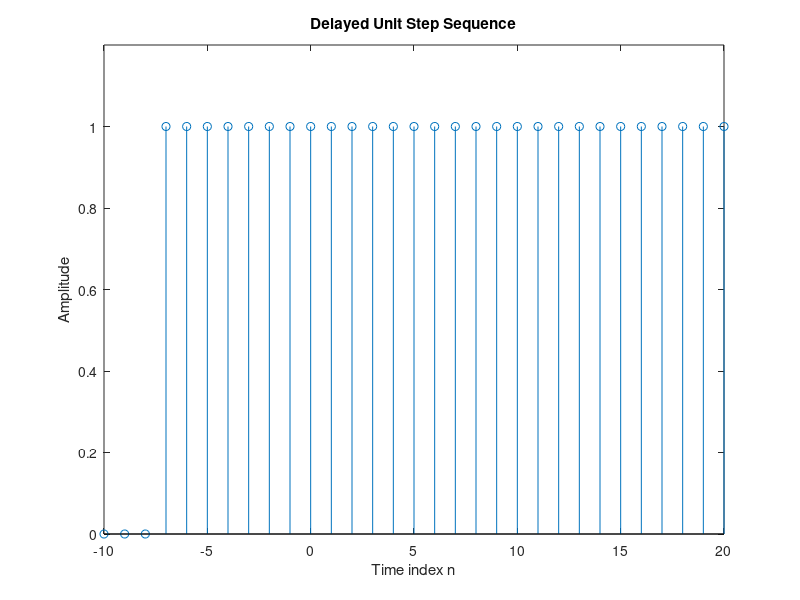

MATLAB code to generate this figure:
% Generate a unit sample sequence
clf;
% Generate a vector from -10 to 20
n = -10:20;
% Generate the unit sample sequence
u = [zeros(1,10) 1 zeros(1,20)]; % Fill up the blank
% Plot the unit sample sequence
stem(n,u);
xlabel('Time index n');
ylabel('Amplitude');
title('Unit Sample Sequence');
axis([-10 20 0 1.2]);

% Plot the unit step sequence
u_step = [zeros(1,10) ones(1,21)];
stem(n,u_step);
xlabel('Time index n');
ylabel('Amplitude');
title('Unit Step Sequence');
axis([-10 20 0 1.2]);

% Plot the delayed unit step sequence sd[n] with an advance of 7 samples
clf;
sdn = [zeros(1,3) 1 ones(1,27)];
stem(n,sdn);
xlabel('Time index n');
ylabel('Amplitude');
title('Delayed Unit Step Sequence');
axis([-10 20 0 1.2]);


